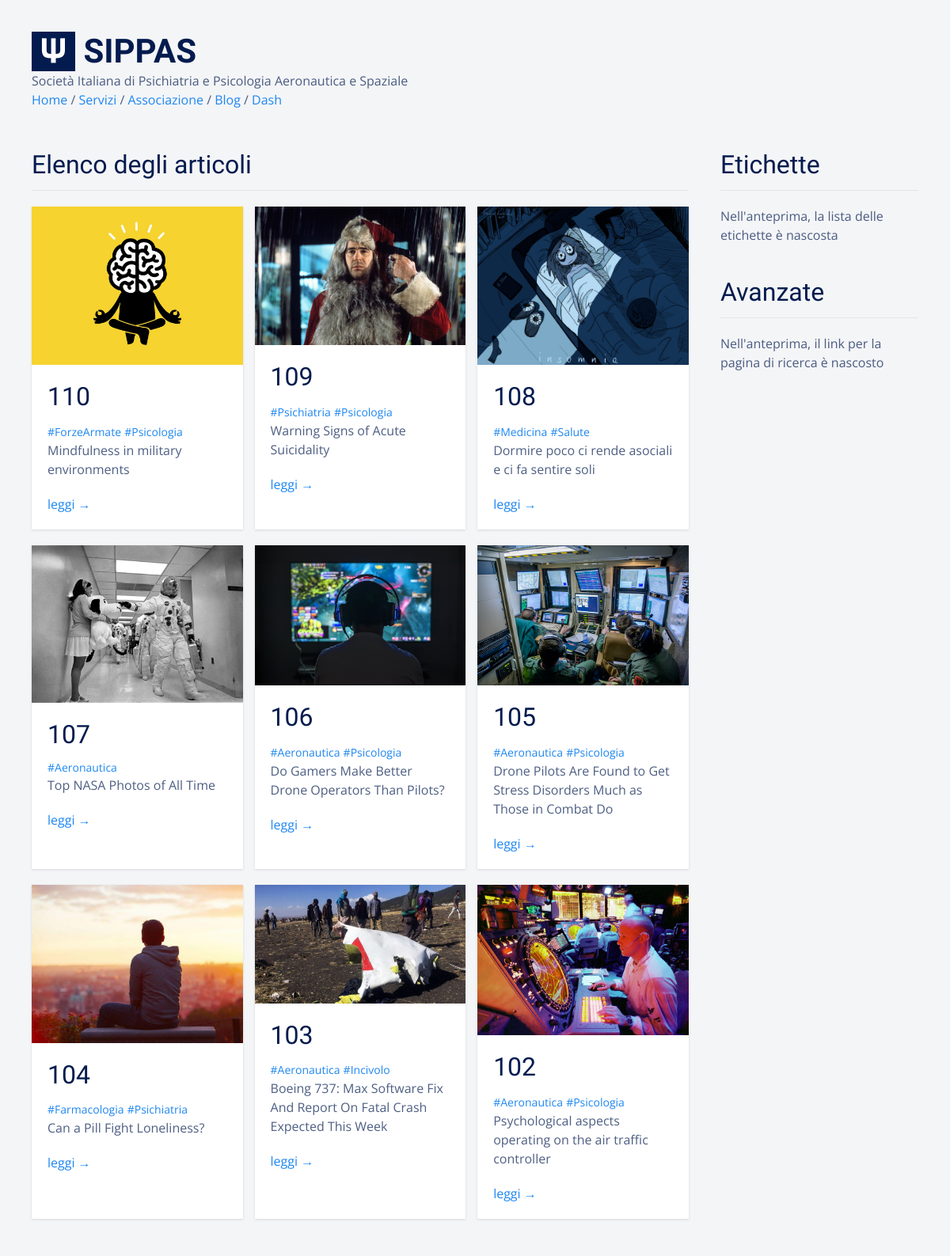
Page /blog/dashboard/frontpage/preview (signed in) on the earlier database version.
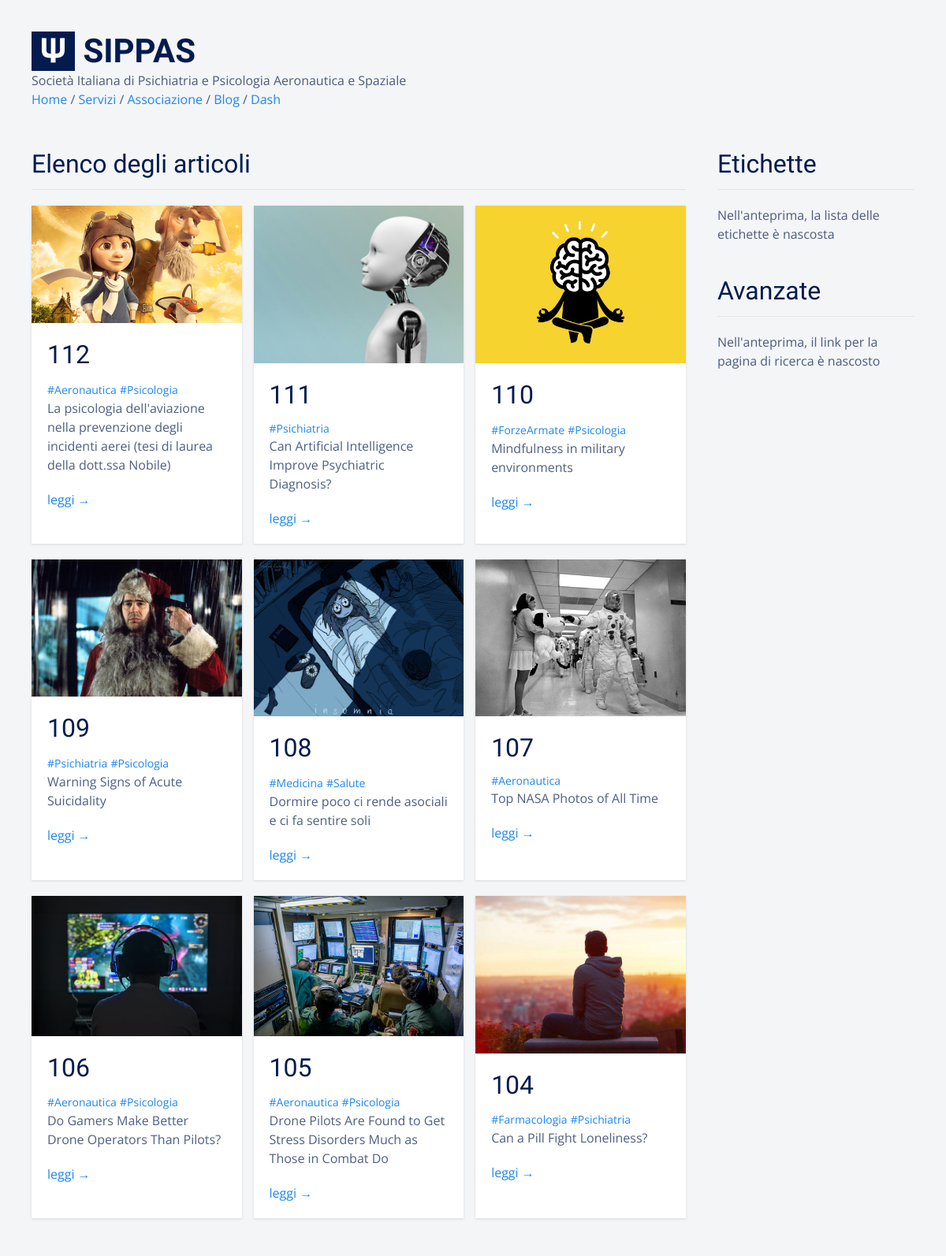
Same page on the later database version.
### tables this page shows
CREATE TABLE "posts" (
  "id" integer NOT NULL,
  "title" text,
  "body" TEXT,
  "teaser" text,
  "tags" TEXT,
  "is_sticky" integer,
  "author" text,
  "created_at" TEXT,
  "updated_at" text,
  "published_at" TEXT,
  PRIMARY KEY ("id")
);

### flaskApp/blueprints/blog/routes.py (the view)
@bp_blog.route("/dashboard/frontpage/preview")
@login_required
@has_role(["author", "editor", "admin"])
def blog_preview():
  posts = query_db("SELECT * FROM posts ORDER BY id DESC LIMIT ?", [ BLOG_PAGE_SIZE ])
  return render_template(
    "blog/posts_preview.html",
    posts=posts,
    tags=TAGS,
    pagination="blog/posts_pagination.html"
  )

### flaskApp/blueprints/users/models.py (called while the page is built)
  @login_manager.user_loader
  def load_user(id):
    user = query_db("SELECT * FROM users WHERE id = ?", [id], one=True)
    if user:
        return User(**user)
    else:
        return None

### flaskApp/db/sqlite.py (called while the page is built)
def dict_factory(cursor, row):
  d = {}
  for idx, col in enumerate(cursor.description):
    d[col[0]] = row[idx]
  return d

def get_db():
  if "db" not in g:
    g.db = sqlite3.connect(
      db_path,
      detect_types=sqlite3.PARSE_DECLTYPES,
      isolation_level="DEFERRED"
    )
    g.db.cursor().execute("PRAGMA journal_mode=WAL")
    g.db.row_factory = dict_factory
  return g.db

def query_db(query, args=(), one=False):
  with closing(get_db().cursor().execute(query, args)) as cur:
    rv = cur.fetchall()
    return (rv[0] if rv else None) if one else rv

### flaskApp/blueprints/blog/templates/blog/posts_preview.html
{% extends 'base.html' %}
{% block content %}
<div class="uk-section">
  <div class="uk-container">
    <div class="uk-grid">
      <div class="uk-width-3-4@s">
        <h2 class="uk-heading-divider">Elenco degli articoli</h2>
        {% if posts %}
        {% include 'blog/posts_list.html' %}
        {% else %}
        <div class="uk-margin">
          Nessun articolo trovato.
        </div>
        {% endif %}
      </div>
      <div class="uk-width-expand">
        <div>
          <h2 class="uk-heading-divider">Etichette</h2>
          <p>Nell'anteprima, la lista delle etichette è nascosta</p>
          <h2 class="uk-heading-divider uk-margin-medium-top">Avanzate</h2>
          <div class="uk-margin">
            <p>Nell'anteprima, il link per la pagina di ricerca è nascosto</p>
          </div>
        </div>
      </div>
    </div>
  </div>
</div>
{% endblock %}

### flaskApp/blueprints/blog/templates/blog/posts_list.html
<div class="uk-grid uk-grid-match uk-grid-small">
  {% for p in posts %}
  <div class="uk-width-1-2@s uk-width-1-3@l uk-margin-bottom">
    <div class="uk-card uk-card-default uk-card-small uk-margin">
      {% if p.teaser %}
      <div class="uk-card-media-top">
        <img src="{{ url_for('static', filename='blog/' + p.teaser | replace('#', p.id | string)) }}" />
      </div>
      {% endif %}
      <div class="uk-card-body uk-padding-small-top">
        <h2 class="uk-margin-remove">{{ p.id }}</h2>
        <div class="uk-margin-small">
          <p class="uk-margin-remove">
            {% for tag in p.tags.split(' ') %} <a class="uk-text-small"
              href="{{ url_for('blog.posts_tagged', tag=tag) }}">{{ tag }}</a> {% endfor %}
          </p>
          <p class="uk-margin-remove">{{ p.title }}</p>
        </div>
        <div class="uk-margin">
          <a href="{{ url_for('blog.view_post', id=p.id) }}">leggi &rarr;</a>
        </div>
      </div>
    </div>
  </div>
  {% endfor %}
</div>

Differences in the rows shown:
no longer on this page (row unchanged): posts: teaser+id (picture), id "103", tag "#Aeronautica" "#Incivolo", title "Boeing 737: Max Software Fix And Report On Fatal Crash Expected This Week", shown under "Elenco degli articoli"
no longer on this page (row unchanged): posts: teaser+id (picture), id "102", tag "#Aeronautica" "#Psicologia", title "Psychological aspects operating on the air traffic controller", shown under "Elenco degli articoli"
added posts: teaser+id (picture), id "112", tag "#Aeronautica" "#Psicologia", title "La psicologia dell'aviazione nella prevenzione degli incidenti aerei (tesi di laurea della dott.ssa Nobile)", shown under "Elenco degli articoli"
added posts: teaser+id (picture), id "111", tags "#Psichiatria", title "Can Artificial Intelligence Improve Psychiatric Diagnosis?"
